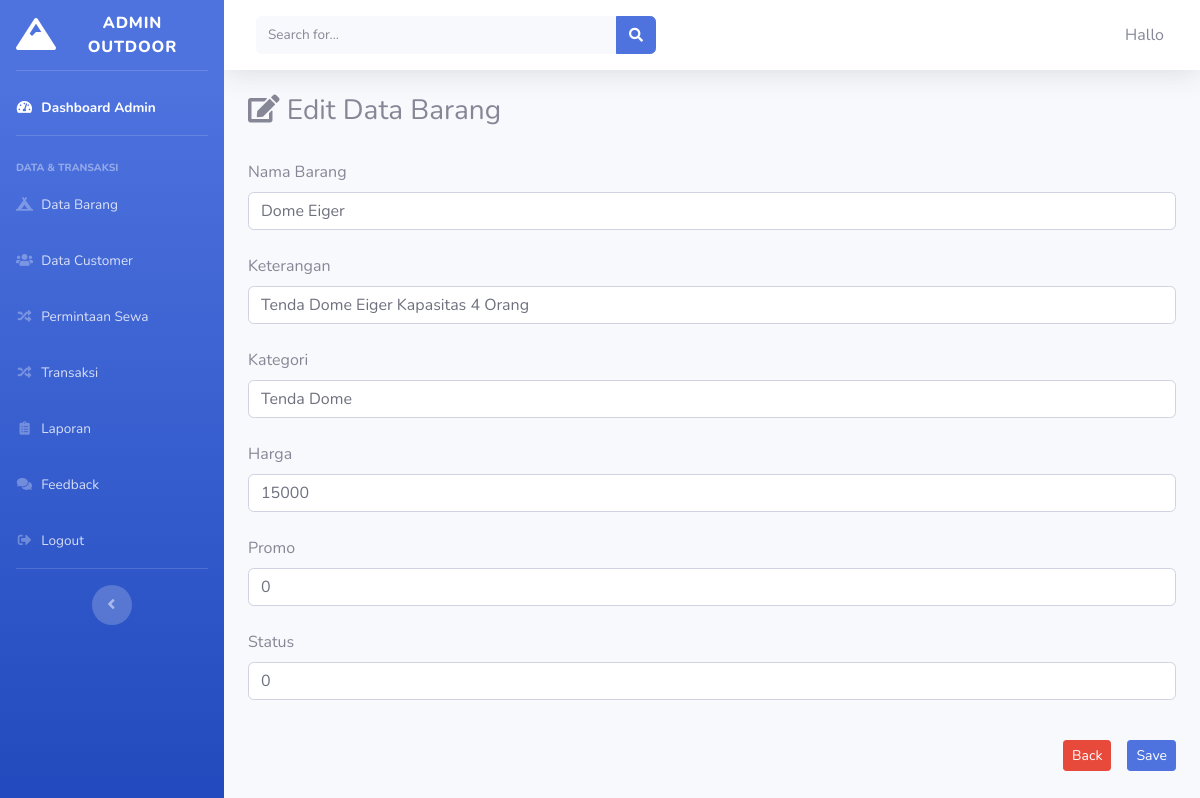
The app's page /admin/data_barang/edit/0 with its own data.
### tables this page shows
CREATE TABLE `tb_barang` (
  `id_brg` int(11) NOT NULL,
  `nama_brg` varchar(120) NOT NULL,
  `keterangan` varchar(225) NOT NULL,
  `kategori` varchar(60) NOT NULL,
  `harga` int(11) NOT NULL,
  `promo` int(11) NOT NULL,
  `status` int(4) NOT NULL,
  `gambar` text NOT NULL
);

### application/controllers/admin/data_barang.php (called while the page is built, shortened)
<?php
class Data_barang extends CI_Controller
{
    public function __construct()
    {
        $this->load->model('model_barang');
        $this->load->library('session');
    }
    public function edit($id)
    {
        $data['barang'] = $this->model_barang->edit_barang('id_brg = ' . $id, 'tb_barang')->result();
        $this->load->view('admin/header');
        $this->load->view('admin/sidebar');
        $this->load->view('admin/edit_barang', $data);
        $this->load->view('admin/footer');
    }
}

### index.php (called while the page is built, shortened)
<?php
require_once BASEPATH . 'core/CodeIgniter.php';

### application/models/model_barang.php (called while the page is built, shortened)
<?php
class Model_barang extends CI_Model
{
    public function edit_barang($where, $table)
    {
        return $this->db->get_where($table, $where);
    }
}

### application/views/admin/edit_barang.php (the view, shortened to what this page needs)
<div class="container-fluid">
    <h3><i class="fas fa-edit"></i> Edit Data Barang</h3>
    <?php
    foreach ($barang as $brg) : ?>
        <form method="post" action="<?php echo base_url() . 'admin/data_barang/update' ?>">
            <div class="for-group"><br>
                <label>Nama Barang</label>
                <input type="text" name="nama_brg" class="form-control" value="<?php echo $brg->nama_brg ?>">
            </div>
            <div class="for-group"><br>
                <label>Keterangan</label>
                <input type="text" name="keterangan" class="form-control" value="<?php echo $brg->keterangan ?>">
            </div>
            <div class="for-group"><br>
                <label>Kategori</label>
                <input type="text" name="kategori" class="form-control" value="<?php echo $brg->kategori ?>">
            </div>
            <div class="for-group"><br>
                <label>Harga</label>
                <input type="text" name="harga" class="form-control" value="<?php echo $brg->harga ?>">
            </div>
            <div class="for-group"><br>
                <label>Promo</label>
                <input type="text" name="promo" class="form-control" value="<?php echo $brg->promo ?>">
            </div>
            <div class="for-group"><br>
                <label>Status</label>
                <input type="text" name="status" class="form-control" value="<?php echo $brg->status ?>"><br>
            </div>
            <button type="submit" class="btn btn-primary btn-sm mt-3 ml-3 mb-4 float-right">Save</button>
            <a href="<?php echo base_url('admin/data_barang') ?>">
                <div class="btn btn-sm btn-danger mt-3 mb-4 float-right">Back</div>
            </a>
        </form>
    <?php endforeach; ?>
</div>

### records on screen
tb_barang: nama_brg "Dome Eiger", keterangan "Tenda Dome Eiger Kapasitas 4 Orang", kategori "Tenda Dome", harga "15000", promo "0", status "0"
